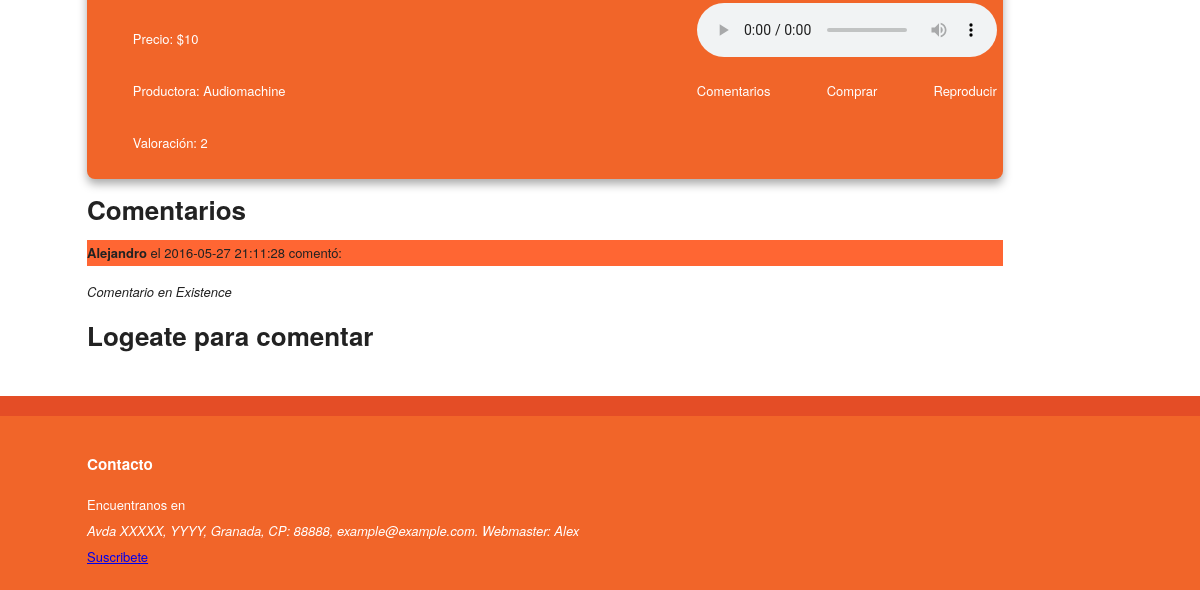
The app's page /epic/details.php?id=5 (lower part), older data.
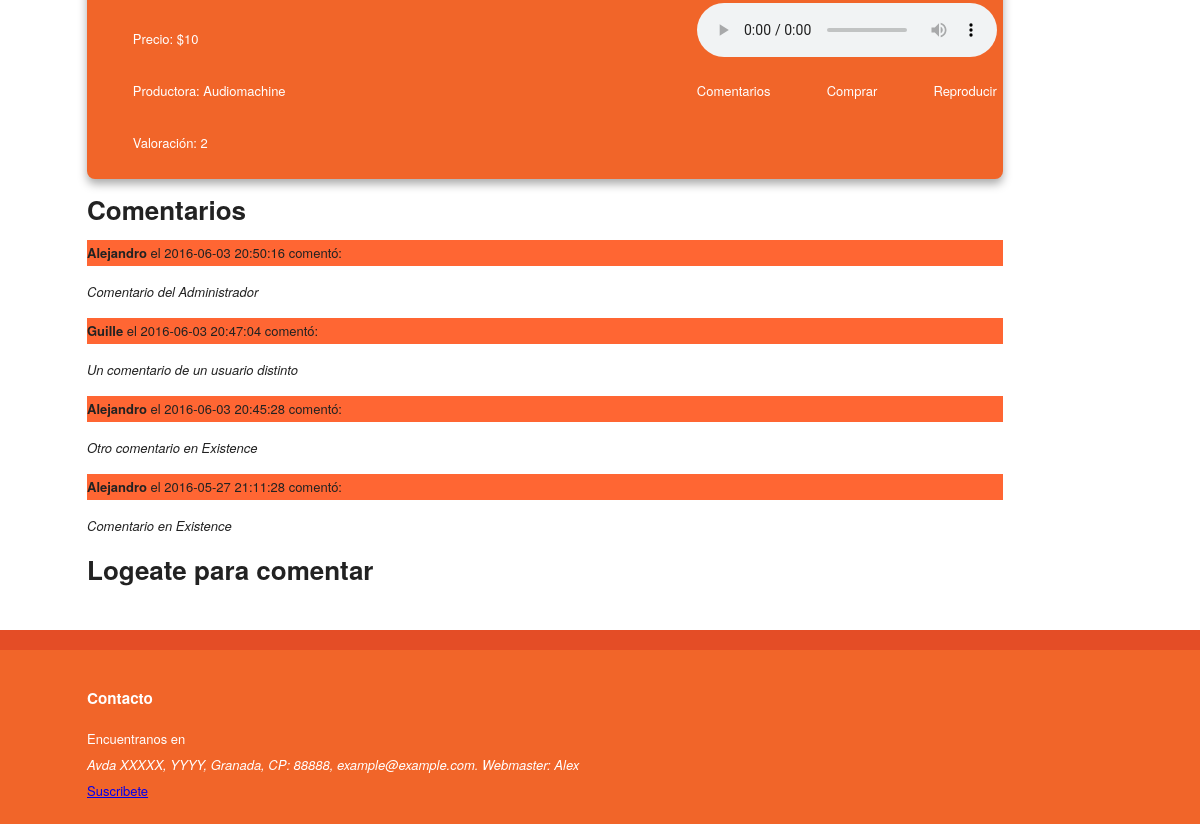
The same page, newer data.
### tables this page shows
CREATE TABLE IF NOT EXISTS `Disco` (
  `id` int(11) NOT NULL,
  `titulo` varchar(100) NOT NULL,
  `genero` varchar(100) NOT NULL,
  `precio` double NOT NULL,
  `productora` varchar(100) NOT NULL,
  `valoracion` tinyint(2) NOT NULL,
  `cover` varchar(100) DEFAULT 'img/default.jpg'
);

CREATE TABLE IF NOT EXISTS `comentarios` (
  `id_comentario` int(11) NOT NULL,
  `id_usuario` varchar(100) NOT NULL,
  `id_disco` int(11) NOT NULL,
  `comentario` text NOT NULL,
  `fecha` datetime NOT NULL
);

CREATE TABLE IF NOT EXISTS `Usuario` (
  `nombre` varchar(20) NOT NULL,
  `apellidos` varchar(20) NOT NULL,
  `nombreUsuario` varchar(20) NOT NULL,
  `contrasena` varchar(255) NOT NULL,
  `direccion` varchar(20) NOT NULL,
  `provincia` varchar(20) NOT NULL,
  `email` varchar(20) NOT NULL,
  `dni` varchar(20) NOT NULL,
  `visa` int(20) NOT NULL,
  `observaciones` varchar(20) NOT NULL,
  `ciudad` varchar(20) NOT NULL,
  `envio` int(20) NOT NULL,
  `rol` varchar(10) NOT NULL DEFAULT 'subscriber'
);

### db/Disc.php (called while the page is built, shortened)
<?php
class Disc extends DataObject
{
    public function getDisc($id)
    {
        $connection = parent::conectar();
        $sql = "SELECT *
                FROM " . DISC_TABLE .
            " WHERE id = :id";
        try {
            $stmt = $connection->prepare($sql);
            $stmt->bindValue(":id", $id);
            $stmt->execute();
            return $stmt->fetch(PDO::FETCH_ASSOC);
        } catch (PDOException $e) {
            echo "Error: " . $e->getMessage();
        }
    }
    public function getComments($disc_id)
    {
        $connection = parent::conectar();
        $sql = "SELECT Usuario.nombre, comentarios.fecha, comentarios.comentario
                FROM " . COMMENT_TABLE . "
                INNER JOIN Usuario ON (Usuario.dni = comentarios.id_usuario)
                WHERE id_disco = :disco
                ORDER BY comentarios.fecha DESC";
        try {
            $stmt = $connection->prepare($sql);
            $stmt->bindValue(":disco", $disc_id);
            $stmt->execute();
            return $stmt->fetchAll(PDO::FETCH_ASSOC);
        } catch (PDOException $e) {
            echo "Error: " . $e->getMessage();
        }
    }
}

### epic/details.php (the view, shortened to what this page needs)
<?php
require_once('../db/Disc.php');
if (isset($_GET['id'])) {
    $id = $_GET['id'];
    $d = new Disc();
    if (!($disc = $d->getDisc($id))) {
        die('<h1>El disco no existe.</h1>');
    }
    $comments = $d->getComments($id);
    $price = $disc['precio'];
    $discografy = $disc['productora'];
    $rating = $disc['valoracion'];
} else {
    die('<h1>El disco no existe.</h1>');
}
?>
<!doctype html>
<html class="no-js" lang="">
<head>
    <link rel="stylesheet" href="../css/main.css">
</head>
<body>
<div class="main-container">
    <main role="main" class="wrapper">
        <div class="flex-container-epic">
            <div class="left-column-disc">
                <article class="disc-contents">
                    <div class="disc-left">
                        <p>Precio: $<?php echo $price; ?></p>
                        <p>Productora: <?php echo $discografy; ?></p>
                        <p>Valoración: <?php echo $rating; ?></p>
                    </div>
                    <div class="disc-right">
                        <audio controls="controls">
                            <source src="song.mp3" type="audio/mp3"/>
                            <source src="song.ogg" type="audio/ogg"/>
                        </audio>
                        <div class="row-nowrap">
                            <p>Comentarios</p>
                            <p>Comprar</p>
                            <p>Reproducir</p>
                        </div>
                    </div>
                </article>
                <section id="comment_section">
                    <h1>Comentarios</h1>
                    <?php
                    foreach ($comments as $comment) {
                    ?>
                    <header id="comment_header">
                        <p><?php echo "<strong>" . $comment['nombre'] . "</strong>" . " el " . $comment['fecha'] . " comentó:"; ?></p>
                    </header>
                    <section>
                        <p><em><?php echo $comment['comentario']; ?></em></p>
                    </section>
                </section>
                <?php
                }
                ?>
                <form method="post"
                      action="<?php echo htmlspecialchars($_SERVER["PHP_SELF"]); ?>?id=<?php echo $id; ?>">
                    <?php
                    if (isset($_SESSION["logged_user"])) {
                        ?>
                        <h1>Dejanos un comentario</h1>
                        <section id="comment_form">
                            <span><?php if (!empty($commentError)) echo $commentError; ?></span>
                            <div>
            <textarea rows="10" oninput="this.setCustomValidity('')"
                      oninvalid="this.validity.valueMissing ? this.setCustomValidity('Debes introducir un comentario') : this.setCustomValidity('')"
                      name="comment" id="comment" placeholder="Comentario" required></textarea>
                            </div>
                            <div>
                                <input type="submit" name="submit" value="Add Comment">
                            </div>
                        </section>
                        <?php
                    } else {
                        echo "<h1>Logeate para comentar</h1>";
                    }
                    ?>
                </form>
            </div>
        </div>
    </main>
</div>
<div class="footer-container">
    <footer class="wrapper">
        <h3>Contacto</h3>
        Encuentranos en
        <address>
            Avda XXXXX, YYYY, Granada, CP: 88888, example@example.com. Webmaster: Alex
        </address>
        <a href="../formulario.php">Suscribete</a>
    </footer>
</div>
</body>
</html>

### css/main.css (style rules this page uses)
html { font-family: sans-serif; -ms-text-size-adjust: 100%; -webkit-text-size-adjust: 100%; }
body { margin: 0; }
article, aside, details, figcaption, figure, footer, header, hgroup, main, menu, nav, section, summary { display: block; }
audio, canvas, progress, video { display: inline-block; vertical-align: baseline; }
a { background-color: transparent; }
b, strong { font-weight: bold; }
h1 { font-size: 2em; margin: 0.67em 0; }
html { color: #222; font-size: 1em; line-height: 1.4; }
audio, canvas, iframe, img, svg, video { vertical-align: middle; }
.wrapper { width: 90%; margin: 0 5%; }
.wrapper::after { content: ''; display: table; clear: both; }
@media (min-width: 1024px) { .wrapper { width: 1026px; margin: 0 auto; } }
main { padding: 30px 0; }
main aside, main article { color: white; padding: 0px 5% 10px; }
.footer-container footer { color: white; padding: 20px 0; }
main aside, main article { -webkit-box-shadow: 0 5px 10px #aaa; -moz-box-shadow: 0 5px 10px #aaa; box-shadow: 0 5px 10px #aaa; }
.row-nowrap { display: flex; flex-flow: row nowrap; }
body { color: #222222; font: 16px/26px "Open Sans", "Helvetica Neue Light", "Helvetica Neue", "Helvetica", "Arial", sans-serif; }
main article.disc-contents { display: flex; flex-flow: row nowrap; }
main article.disc-contents .disc-left { display: flex; flex-flow: column nowrap; align-items: flex-start; }
main article.disc-contents .disc-right { display: flex; flex-flow: column nowrap; margin: 4em; justify-content: space-between; }
main article.disc-contents .disc-right .row-nowrap { justify-content: space-between; }
main .flex-container-epic { display: flex; flex-flow: row wrap; }
@media (min-width: 1024px) { main .flex-container-epic { display: flex; flex-flow: row nowrap; } }
body { font-family: 'Lucida Grande', 'Helvetica Neue', sans-serif; font-size: 13px; }
.footer-container { border-top: 20px solid #e44d26; }
main aside, main article { border-top: 20px solid #e44d26; }
.header-container, .footer-container { background: #f16529; }
main aside, main article, main .featured section { background: #f16529; }
article { border-radius: 8px; }
#comment_header { width: 100%; background: #FF6633; }

Row changes from the older to the newer data that the page shows:
added comentarios: id_usuario.nombre "Alejandro", fecha "2016-06-03 20:50:16", comentario "Comentario del Administrador"
added comentarios: id_usuario.nombre "Guille", fecha "2016-06-03 20:47:04", comentario "Un comentario de un usuario distinto"
added comentarios: id_usuario.nombre "Alejandro", fecha "2016-06-03 20:45:28", comentario "Otro comentario en Existence"
